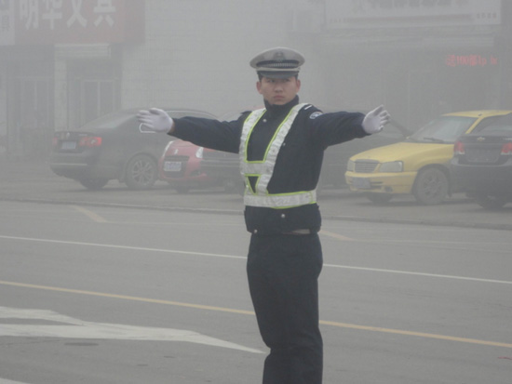
%> input picture hazy_scene.png, 512 x 384 px
$ octave OTM_demo.m   (GNU Octave 9; MATLAB toolbox functions it lacks are replaced by stand-ins)
%> lines starting %> are read from the running program, lines starting %| are printed output that depends on the picture
### source-code/OTM.m
%%=========================================================================
% Copyright © 2020, SoC Design Lab., Dong-A University. All Right Reserved.
%==========================================================================
% - Date       : 17-Jan-2020
% - Author     : Dat Ngo
% - Affiliation: SoC Design Lab. - Dong-A University
% - Design     : Optimal Transmission Map & Adaptive Atmospheric Light
%==========================================================================

function [j,t_opt,t_opt_en] = OTM(img,ps,dp,tmin,lambda,aalEn)

% Input checking
[h,w,c] = size(img);
if (~isinteger(img))&&(c~=3)
    warning('Input image must be an RGB unsigned integer matrix!');
    return;
end

% Default parameters
switch nargin
    case 1
        ps = 16; % patch size
        dp = 0.7; % dehazing power
        tmin = 0.2; % lower limit of transmission map
        lambda = 4; % smoothing coefficient
        aalEn = true; % enable/disable adaptive atmospheric light
    case 2
        dp = 0.7;
        tmin = 0.2;
        lambda = 4;
        aalEn = true;
    case 3
        tmin = 0.2;
        lambda = 4;
        aalEn = true;
    case 4
        lambda = 4;
        aalEn = true;
    case 5
        aalEn = true;
    otherwise
        % all parameters are provided
end

[H,W,~] = size(img);
imggray = rgb2gray(img);
[~,~,~,~,a] = qtSubAl(img); % atmospheric light

patches_r = im2col(img(:,:,1),[ps,ps],'distinct');
patches_g = im2col(img(:,:,2),[ps,ps],'distinct');
patches_b = im2col(img(:,:,3),[ps,ps],'distinct');
patches = cat(3,patches_r,patches_g,patches_b);

t_opt = zeros(1,size(patches,2));
options = optimset('MaxFunEvals',1e5,'MaxIter',1e5,'TolFun',1e-7,'TolX',1e-7);
mscnwin = fspecial('gaussian',ps,ps/4);
for pi = 1:size(patches,2)
    t_init = 1-min(min(double(patches(:,pi,:))./(a*255),[],3));
    objFunc = @(x)anonymousFunc(x,double(patches(:,pi,:))/255,a,ps,mscnwin(:));
    t_opt(pi) = fminsearch(objFunc,t_init,options);
end
t_opt = repmat(t_opt,[ps^2,1]);
t_opt = col2im(t_opt,[ps,ps],[ceil(h/ps)*ps,ceil(w/ps)*ps],'distinct');
t_opt = t_opt(1:H,1:W);
t_opt_en = guidedfilter(double(imggray)/255,t_opt,30,1e-4);

if aalEn
    beta = 1./t_opt_en-1;
    a_adapt = zeros(size(img));
    a_adapt(:,:,1) = guidedfilter(double(imggray)/255,(beta.^2.*double(imggray)/255+lambda*a(1))./(beta.^2+lambda),30,1e-4);
    a_adapt(:,:,2) = guidedfilter(double(imggray)/255,(beta.^2.*double(imggray)/255+lambda*a(2))./(beta.^2+lambda),30,1e-4);
    a_adapt(:,:,3) = guidedfilter(double(imggray)/255,(beta.^2.*double(imggray)/255+lambda*a(3))./(beta.^2+lambda),30,1e-4);
    a_adapt(a_adapt>1) = 1;
    a_adapt(a_adapt<0) = 0;
else
    a_adapt = a;
end

j = (double(img)/255-a_adapt)./(max(t_opt_en,tmin).^dp)+a_adapt;
j(j<0) = 0;
j(j>1) = 1;

end

% Objective function
% [10 lines left out: function anonymousFunc, not called in this run]

### OTM_demo.m
close all;
clear;
clc;

addpath(genpath('source-code/'));

hazy = imread('hazy_scene.png');
%> hazy is the input picture: size 384x512x3 uint8; mean R, G, B 141.8, 142.2, 141.2
yellowdust = imread('yellow_dust.jpg');
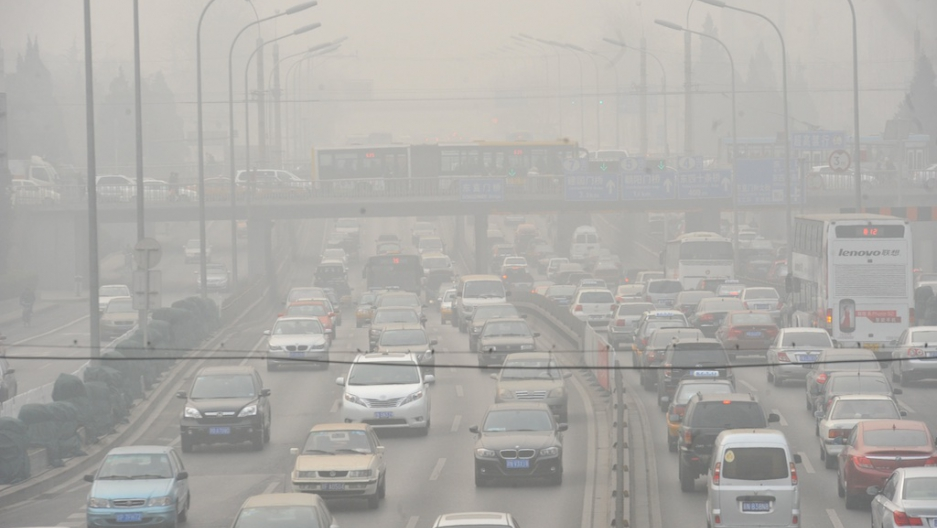
%> input picture yellow_dust.jpg, 937 x 528 px
%> yellowdust is the input picture: size 528x937x3 uint8; mean R, G, B 174.3, 172.6, 168.8
synthetic = imread('synthetic_scene.png');
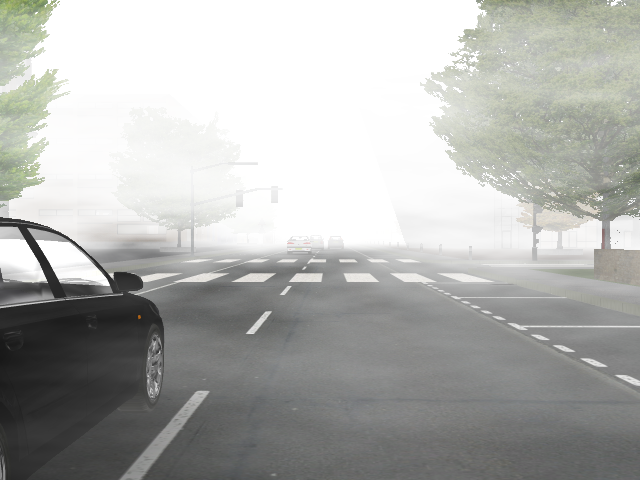
%> input picture synthetic_scene.png, 640 x 480 px
%> synthetic is the input picture: size 480x640x3 uint8; mean R, G, B 176.4, 177.4, 174.7

[j1,t1,ten1] = OTM(hazy);
%> the run ends on the next line
